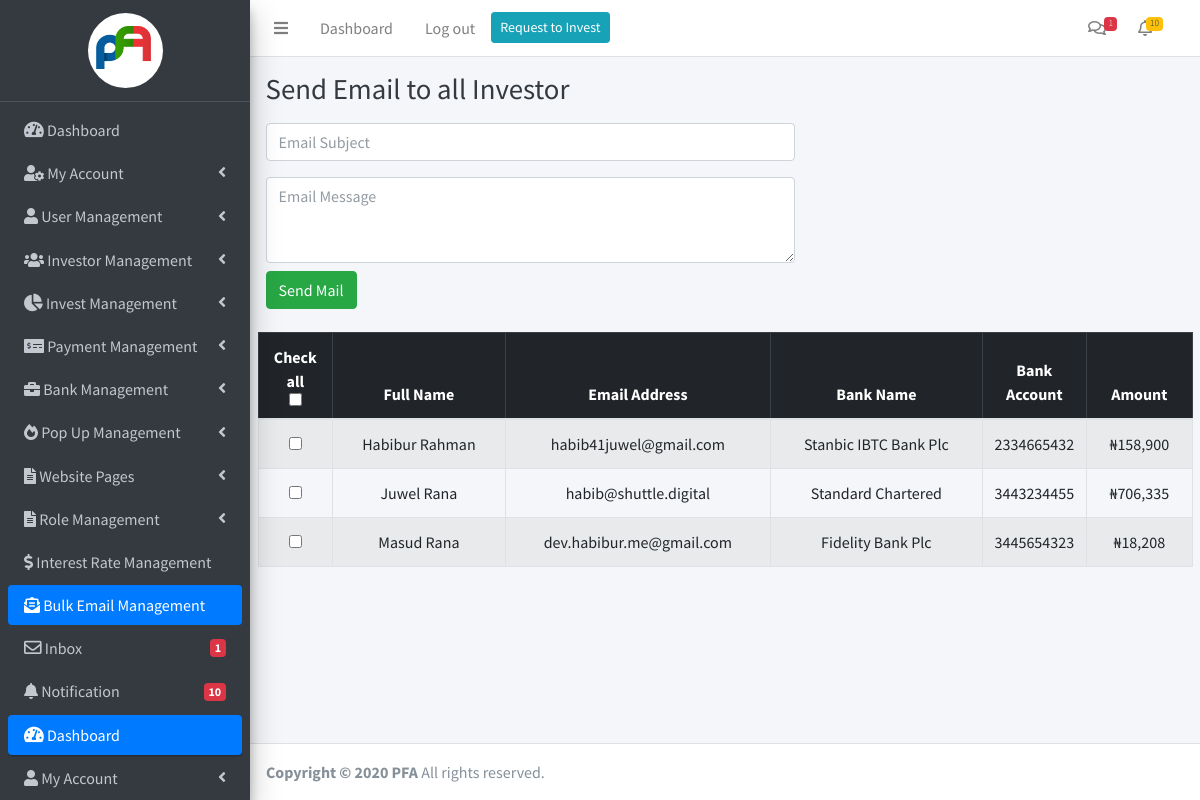
Page /investor/send-email/ (signed in) on the committed database.
### investor/models.py (models this page shows, shortened)
class Investor(models.Model):
    username = models.CharField(max_length=150)
    password = models.CharField(max_length=100)
    first_name = models.CharField(max_length=150)
    last_name = models.CharField(max_length=150)
    email= models.EmailField(max_length=254)
    phone = models.CharField(max_length=13)
    address = models.TextField()
    bank_name = models.ForeignKey(Bank, on_delete=models.CASCADE)
    account_number = models.BigIntegerField()
    agree_to_invest = models.BooleanField(default=True)
    status = models.BooleanField(default=False)
    class Meta:
        verbose_name = "Investor"
        verbose_name_plural = "Investors"

class Bank(models.Model):
    bank_name = models.CharField(max_length=50)
    status = models.BooleanField(default=True)
    class Meta:
        verbose_name = 'Bank'
        verbose_name_plural = 'Banks'
    def __str__(self):
        return self.bank_name

class Invest(models.Model):
    investor = models.ForeignKey(Investor, on_delete=models.CASCADE)
    amount_to_invest = models.BigIntegerField()
    expected_interest = models.BigIntegerField()
    date_of_invest = models.DateTimeField()
    withdraw_date = models.DateTimeField(auto_now_add=False)
    payment_status = models.BooleanField(default=False)
    status = models.BooleanField(default=False)
    timestamp = models.DateTimeField(auto_now_add=True)
    reinvest_status = models.BooleanField(default=False)
    widthdrawn_status = models.BooleanField(default=False)
    delete_status = models.BooleanField(default=False)
    email_send_status = models.BooleanField(default=False)
    class Meta:
        verbose_name = "Invest"
        verbose_name_plural ="Invests"

### investor/decorators.py (the view)
    def wrapper_func(request, *args, **kwargs):
        try:
            if request.user.is_authenticated or request.session['editor'] :
                return view_func(request, *args, **kwargs)
            else:
                messages.warning(request, "You must be login before view the page")
                return redirect('investor:admin_login')
        except:
            return redirect('investor:admin_login')

### investor/templatetags/extra_tags.py (called while the page is built)
@register.filter
def investor_notifications(id):
    notications = Notification.objects.filter(investor_id=id, is_view=False, for_admin=False).count()
    if notications > 0:
        return notications
    else:
        return ""

@register.filter
def admin_notifications(self):
    notications = Notification.objects.filter(is_view=False, for_admin=True).count()
    if notications:
        return notications
    else:
        return ""

@register.filter
def admin_notification_list(self):
    notication_list = Notification.objects.filter(is_view=False, for_admin=True).order_by('-date')[0:7]
    if notication_list:
        return notication_list

@register.filter
def investor_invest_amount(id):
    amount = 0
    investor = Invest.objects.filter(investor_id=id)
    for item in investor:
        amount += item.amount_to_invest
    return("{:,}".format(amount))

@register.filter
def show_unread_admin_message(id):
    unread_messages = Message.objects.filter(status=True, is_view_admin=False).count()
    if unread_messages:
        return unread_messages

@register.filter
def show_unread_investor_message(id):
    unread_messages = Message.objects.filter(investor_id = id,is_view_investor=False,is_admin=True).count()
    if unread_messages:
        return unread_messages

@register.filter
def user_has_access(id,access_name):
    user_access = Editor.objects.filter(id=id, role__access__has_access=access_name)
    if user_access.exists():
        return True
    else:
        return False

### investor/views.py (called while the page is built, shortened)
@editor_admin_login_required
def send_bulk_email(request):
    investor_list = Investor.objects.filter(status=True).order_by('first_name')
    context = {
        "investor_list":investor_list
    }
    return render(request, 'dashboard/send_bulk_email.html',context)

### templates/dashboard/send_bulk_email.html (shortened to what this page needs)
{% extends 'dashboard/base/base.html' %}
{% load extra_tags %}
{% load humanize %}
{% block d-content %}
<form action="" method="POST"> {% csrf_token %}
    <div class="content-header">
        <div class="container-fluid">
            <div class="row mb-2">
                <div class="col-12">
                    <h1 class="m-0 mb-2 text-dark float-left w-75">Send Email to all Investor</h1>
                </div>
            </div>
            <div class="row">
                <div class="col-md-7 col-sm-12">
                <input type="text" name="subject" placeholder="Email Subject" class="form-control mb-3">
                </div>
                <div class="col-md-7 col-sm-12">
                    <textarea name="message" placeholder="Email Message" class="form-control" id="" cols="30" rows="3"></textarea>
                    <input type="submit" class="btn btn-success mb-2 mt-2" value="Send Mail">
                </div>
            </div>
        </div>
    </div>
    <section class="invest_request_area">
        <div class="container-fluid">
            <div class="row">
                <div class="col-12">
                    <table class="table table-bordered table-striped text-center">
                        <thead class="table-dark">
                            <th style="width:8%;" class="text-center">Check all<input onclick="selectAll()" id="main_check" type="checkbox" class=" form-check d-block m-auto"></th>
                            <th>Full Name</th>
                            <th>Email Address</th>
                            <th>Bank Name</th>
                            <th style="width: 11%;">Bank Account</th>
                            <th>Amount</th>
                        </thead>
                        <tbody>
                            {% for investor in investor_list %}
                                <tr>
                                    <td class="align-middle"><input type="checkbox" id="check" name="email[]" value="{{investor.email}}" class="form-check m-auto"></td>
                                    <td class="align-middle">{{investor.first_name}} {{investor.last_name}}</td>
                                    <td class="align-middle">{{investor.email}}</td>
                                    <td class="align-middle">{{investor.bank_name}}</td>
                                    <td class="align-middle">{{investor.account_number}}</td>
                                    <td class="align-middle">₦{{investor.id|investor_invest_amount}}</td>
                                </tr>
                            {% endfor %}
                        </tbody>
                    </table>
                </div>
            </div>
        </div>
    </section>
</form>
{% endblock d-content %}

### rows in the picture
Investor: first_name "Habibur", last_name "Rahman", email "habib41juwel@gmail.com", bank_name "Stanbic IBTC Bank Plc", account_number "2334665432", id|investor_invest_amount "158,900"
Investor: first_name "Juwel", last_name "Rana", email "habib@shuttle.digital", bank_name "Standard Chartered", account_number "3443234455", id|investor_invest_amount "706,335"
Investor: first_name "Masud", last_name "Rana", email "dev.habibur.me@gmail.com", bank_name "Fidelity Bank Plc", account_number "3445654323", id|investor_invest_amount "18,208"

### other values in the picture
{{ admin_message|show_unread_admin_message }} "1"
{{ admin_notification|admin_notifications }} "10"
